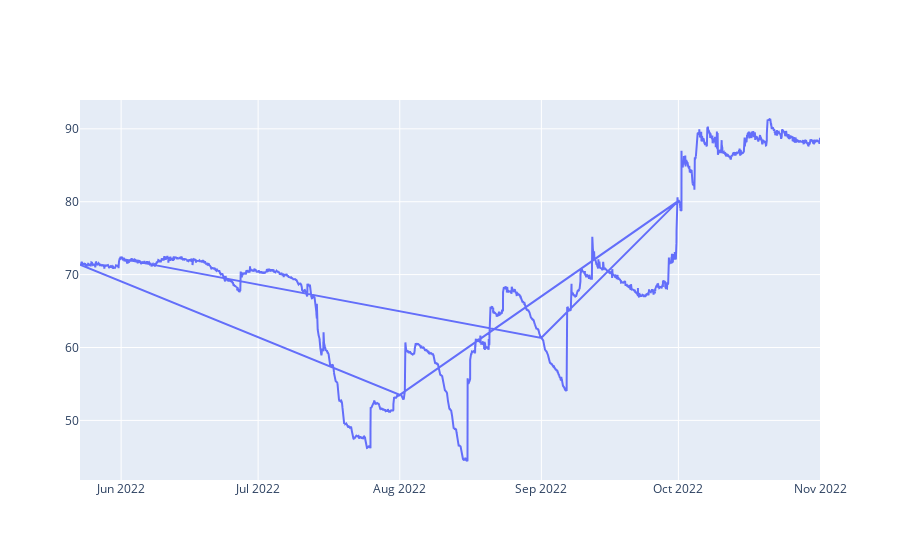

The notebook cell this image was saved under:
### Code cell
import plotly.graph_objects as go
fig1 = go.Figure(go.Scatter(x=df.index, y=df["segment1(10-30cm)"]))

fig1.show()

### Figure 1 — Plotly figure (JSON) as saved in the notebook; plotly's stock layout.template omitted (floating-point values rounded to 4 significant figures; data arrays with more than 128 entries replaced by an {"elided": "..."} marker saying what was removed)
{"data": [{"type": "scatter", "x": {"elided": "23405 str values"}, "y": {"elided": "23405 float values"}}], "layout": {}}
